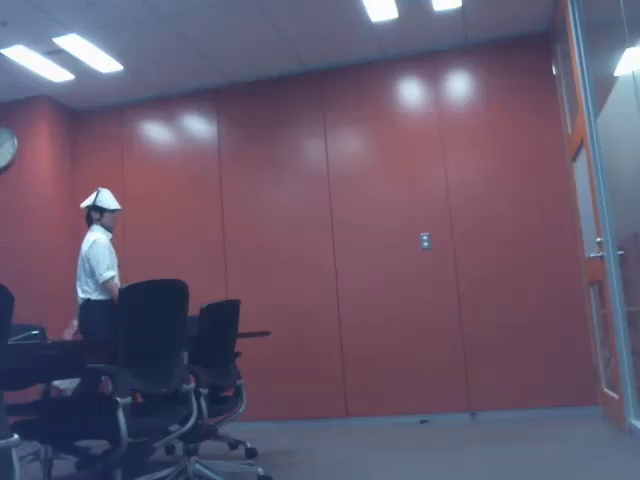
#> input picture frame 99 of hellmet.mp4, 640 x 480 px
$ python 'motion detection and video compression.py'
#> lines starting #> are read from the running program, lines starting #| are printed output that depends on the picture; after the words box and inside, x2 and y2 are one past the last pixel; in counts of white or black regions, pixels touching at a corner belong together
import cv2

# Function to detect and capture motion in the video
def detect_and_capture_motion(video_path, output_path):
#> called with video_path = 'hellmet.mp4', output_path = 'output_video.avi'
    cap = cv2.VideoCapture(video_path)

    # Check if the video opened successfully
    if not cap.isOpened():
        print("Error: Could not open video.")
        return

    # Define the background subtractor
    bg_subtractor = cv2.createBackgroundSubtractorMOG2()

    # Video writer to save frames during motion
    fourcc = cv2.VideoWriter_fourcc(*'XVID')
    frame_width = int(cap.get(3))
    frame_height = int(cap.get(4))
    out = None

    while cap.isOpened():
        ret, frame = cap.read()
#> frame is the input picture: shape (480, 640, 3); mean B, G, R 108.5, 88.8, 102.9
        if not ret:
            break

        # Convert the frame to grayscale
        gray = cv2.cvtColor(frame, cv2.COLOR_BGR2GRAY)
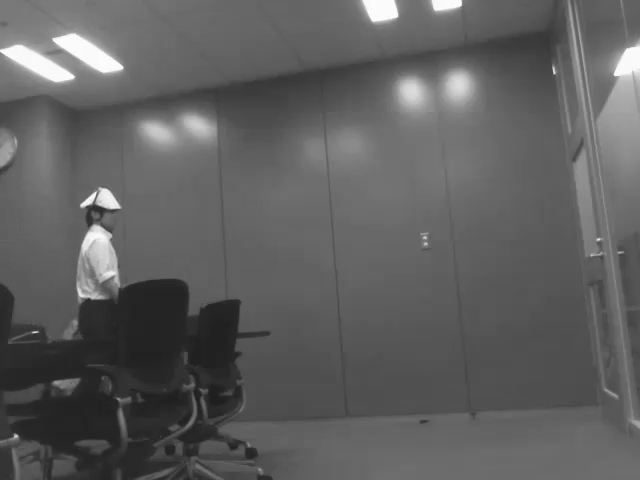
#> gray: shape (480, 640); min 29, max 255, mean 95.3

        # Apply Gaussian blur to reduce noise and improve background subtraction
        blurred = cv2.GaussianBlur(gray, (5, 5), 0)

        # Apply background subtraction to detect motion
        fg_mask = bg_subtractor.apply(blurred)
#> fg_mask: shape (480, 640); every value is 127

        # Apply binary threshold to create a binary image
        _, thresholded = cv2.threshold(fg_mask, 20, 255, cv2.THRESH_BINARY)
#> thresholded: shape (480, 640); every value is 255

        # Perform morphological operations to remove noise and fill gaps in the foreground
        kernel = cv2.getStructuringElement(cv2.MORPH_ELLIPSE, (5, 5))
        morphed = cv2.morphologyEx(thresholded, cv2.MORPH_CLOSE, kernel)

        # Find contours of the moving objects
        contours, _ = cv2.findContours(morphed, cv2.RETR_EXTERNAL, cv2.CHAIN_APPROX_SIMPLE)
#> contours = [[[0, 0], [0, 479], [639, 479], [639, 0]]]

        # Check if any significant motion is detected
        is_motion_detected = False
        for contour in contours:
            if cv2.contourArea(contour) > 500:  # Adjust this threshold based on your scenario
                is_motion_detected = True
                break
#> this loop made 1 pass
#> (contour, is_motion_detected) on pass 1: ([[0, 0], [0, 479], [639, 479], [639, 0]], True)

        if is_motion_detected:
            if out is None:
                out = cv2.VideoWriter(output_path, fourcc, 20.0, (frame_width, frame_height))

            # Save frames during motion
            out.write(frame)
            cv2.putText(frame, "Motion Detected", (10, 30), cv2.FONT_HERSHEY_SIMPLEX, 1, (0, 0, 255), 2)
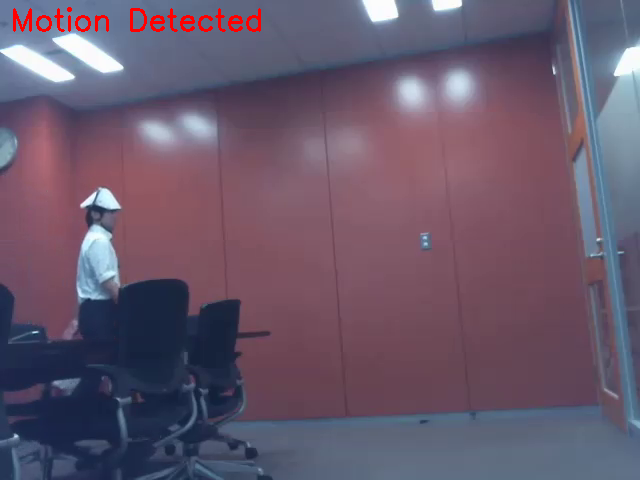
#> frame: shape (480, 640, 3); 0.6% of pixels changed, all inside (x1, y1, x2, y2) = (13, 7, 261, 32)
        else:
            if out is not None:
                out.release()
                out = None

        # Display the motion detection result
        cv2.imshow('Motion Detection', frame)

        # Press 'q' to quit the program
        if cv2.waitKey(1) & 0xFF == ord('q'):
#> (key q is pressed here)
            break

    if out is not None:
        out.release()

    cap.release()
    cv2.destroyAllWindows()

# Replace 'your_video_path.mp4' with the path to your video file
# Replace 'output_video.avi' with the desired output video filename
video_path = 'hellmet.mp4'
output_path = 'output_video.avi'
detect_and_capture_motion(video_path, output_path)

$ run again, starting later in the video
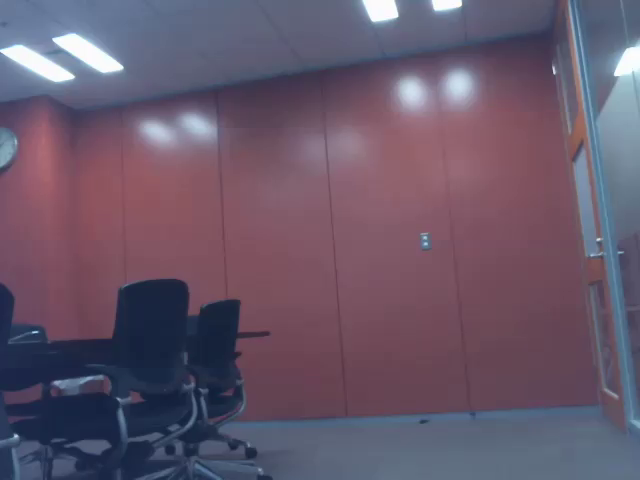
#> input picture frame 445 of hellmet.mp4, 640 x 480 px
#> in detect_and_capture_motion, frame is the input picture: shape (480, 640, 3); mean B, G, R 106.8, 87.8, 103.2
#> in detect_and_capture_motion, `gray = cv2.cvtColor(frame, cv2.COLOR_BGR2GRAY)`:
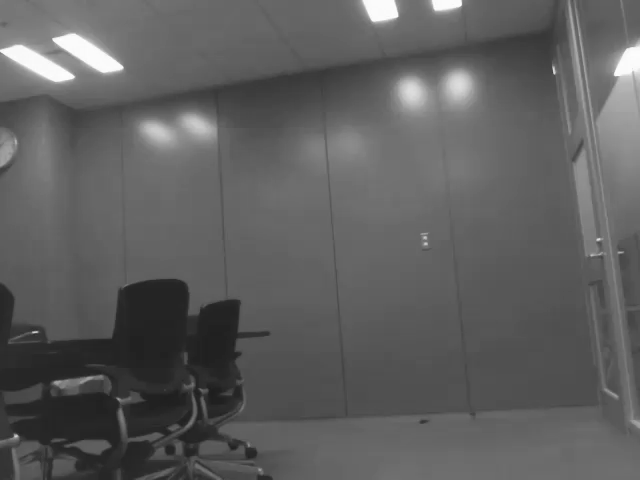
#> gray: shape (480, 640); min 29, max 255, mean 94.6
#> fg_mask: shape (480, 640); every value is 127
#> thresholded: shape (480, 640); every value is 255
#> contours = [[[0, 0], [0, 479], [639, 479], [639, 0]]]
#> the loop in detect_and_capture_motion, `for contour in contours:` made 1 pass
#> (contour, is_motion_detected) on pass 1: ([[0, 0], [0, 479], [639, 479], [639, 0]], True)
#> in detect_and_capture_motion, `cv2.putText(frame, "Motion Detected", (10, 30), cv2.FONT_HERSHEY_SIMPL..`:
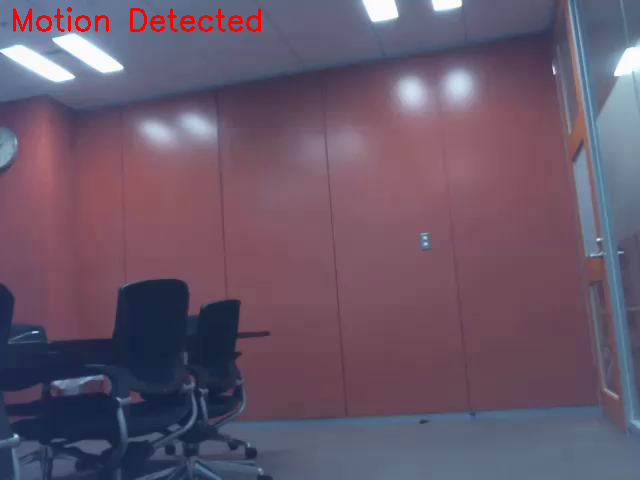
#> frame: shape (480, 640, 3); 0.6% of pixels changed, all inside (x1, y1, x2, y2) = (13, 7, 261, 32)

$ run again, starting later in the video
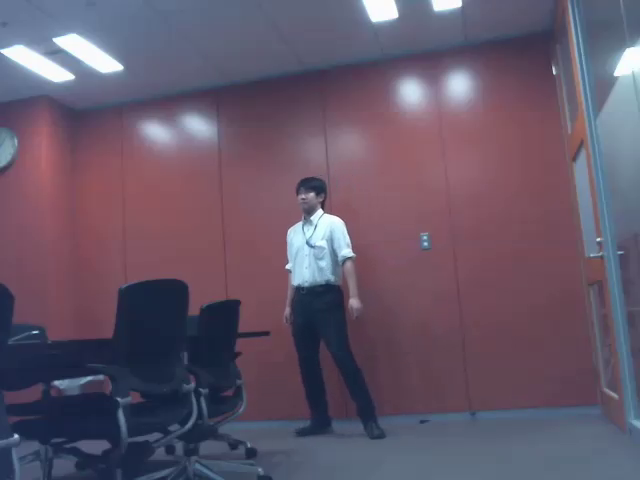
#> input picture frame 792 of hellmet.mp4, 640 x 480 px
#> in detect_and_capture_motion, frame is the input picture: shape (480, 640, 3); mean B, G, R 105.3, 87.2, 100.3
#> in detect_and_capture_motion, `gray = cv2.cvtColor(frame, cv2.COLOR_BGR2GRAY)`:
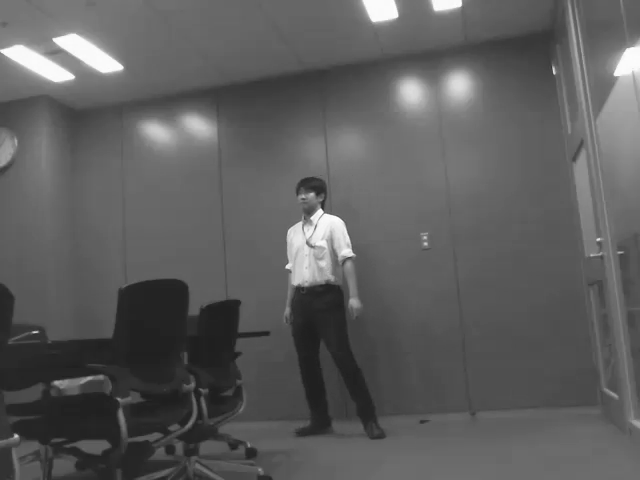
#> gray: shape (480, 640); min 26, max 255, mean 93.1
#> fg_mask: shape (480, 640); every value is 127
#> thresholded: shape (480, 640); every value is 255
#> contours = [[[0, 0], [0, 479], [639, 479], [639, 0]]]
#> the loop in detect_and_capture_motion, `for contour in contours:` made 1 pass
#> (contour, is_motion_detected) on pass 1: ([[0, 0], [0, 479], [639, 479], [639, 0]], True)
#> in detect_and_capture_motion, `cv2.putText(frame, "Motion Detected", (10, 30), cv2.FONT_HERSHEY_SIMPL..`:
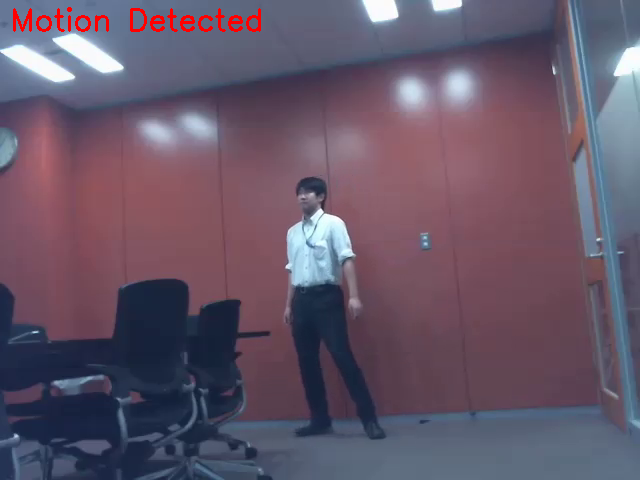
#> frame: shape (480, 640, 3); 0.6% of pixels changed, all inside (x1, y1, x2, y2) = (13, 7, 261, 32)
